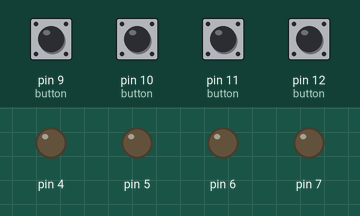
This sketch was run on a simulated Arduino Uno, built with avr-gcc and run on an emulated ATmega328P. Parts: output pins drawn as LEDs (lit = HIGH). Inputs (shaded band) come from the test bench; at power-on: pin 9 (button), pin 10 (button), pin 11 (button), pin 12 (button) HIGH. Random numbers use the default seed unless the sketch sets one.

Above: at 3.2 s.
3.3 s: pin 9 (button) pulled LOW for 0.15 s
At 3.7 s:
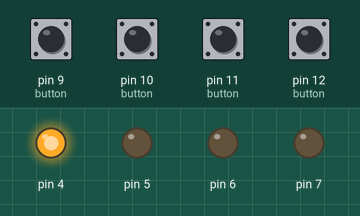
At 4.95 s:
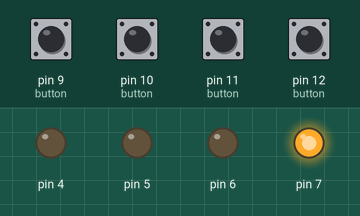
Timing chart, 0 to 10.0 s (numbered marks = the images above; inputs shaded):
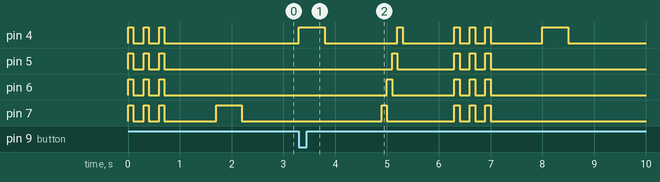

The sketch:

simon-says.ino
```cpp
/*
 * Simon Says
 *
 * This code is written with as few programming
 * concepts as possible to make it easier for
 * beginners to understand. There are no functions
 * and there are as few variables as possible.
 *
 * "simon-says-2.ino" is an improved version of this
 * sketch with good programming practices to make it
 * readable. However, the two function identically.
 *
 *
 * Eric Rackelin
 * 9/20/2021
 */

void setup() {
  // set up outputs (LED pins)
  pinMode(7, OUTPUT);
  pinMode(6, OUTPUT);
  pinMode(5, OUTPUT);
  pinMode(4, OUTPUT);

  // set up inputs (button pins)
  pinMode(12, INPUT);
  digitalWrite(12, HIGH);
  pinMode(11, INPUT);
  digitalWrite(11, HIGH);
  pinMode(10, INPUT);
  digitalWrite(10, HIGH);
  pinMode(9, INPUT);
  digitalWrite(9, HIGH);

  // initalize the random number generator
  randomSeed(analogRead(0));
  // The seed is based on the voltage of a pin with
  // no connections. This means we have no idea
  // what the seed is, as it's basically acting as
  // an antenna, which picks up random noise from
  // the environment.
}

void loop() {
  // new game animation (blink all leds 3 times)
  digitalWrite(7, HIGH);
  digitalWrite(6, HIGH);
  digitalWrite(5, HIGH);
  digitalWrite(4, HIGH);
  delay(100);

  digitalWrite(7, LOW);
  digitalWrite(6, LOW);
  digitalWrite(5, LOW);
  digitalWrite(4, LOW);
  delay(200);

  digitalWrite(7, HIGH);
  digitalWrite(6, HIGH);
  digitalWrite(5, HIGH);
  digitalWrite(4, HIGH);
  delay(100);

  digitalWrite(7, LOW);
  digitalWrite(6, LOW);
  digitalWrite(5, LOW);
  digitalWrite(4, LOW);
  delay(200);

  digitalWrite(7, HIGH);
  digitalWrite(6, HIGH);
  digitalWrite(5, HIGH);
  digitalWrite(4, HIGH);
  delay(100);

  digitalWrite(7, LOW);
  digitalWrite(6, LOW);
  digitalWrite(5, LOW);
  digitalWrite(4, LOW);
  delay(1000);

  // start the game
  int moves[100]; // Array to hold the sequence of moves
  int numMoves = 0; // keeps track of how many moves we're at (and our score)
  bool lost = false; // flag for when the player loses

  while (!lost)
  {
    // add a move to the pattern
    moves[numMoves] = random(4); // choose either 0, 1, 2, or 3 at random
    numMoves += 1;

    // play the pattern
    for (int i = 0; i < numMoves; i = i+1)
    {
      int currentMove = moves[i];
      // turn on the LED for this move for half a second
      if (currentMove == 0)
      {
        digitalWrite(7, HIGH);
      }
      else if (currentMove == 1)
      {
        digitalWrite(6, HIGH);
      }
      else if (currentMove == 2)
      {
        digitalWrite(5, HIGH);
      }
      else if (currentMove == 3)
      {
        digitalWrite(4, HIGH);
      }
      delay(500);

      // turn off all LEDs
      digitalWrite(7, LOW);
      digitalWrite(6, LOW);
      digitalWrite(5, LOW);
      digitalWrite(4, LOW);
      delay(250);
    }

    // player's turn to repeat the pattern
    for (int i = 0; i < numMoves; i = i+1)
    {
      // wait for a button to be pressed
      bool pressed = false;
      int selection;
      while (!pressed)
      {
        if (!digitalRead(12))
        {
          pressed = true;
          selection =  0;
          digitalWrite(7, HIGH);
        }
        else if (!digitalRead(11))
        {
          pressed = true;
          selection =  1;
          digitalWrite(6, HIGH);
        }
        else if (!digitalRead(10))
        {
          pressed = true;
          selection =  2;
          digitalWrite(5, HIGH);
        }
        else if (!digitalRead(9))
        {
          pressed = true;
          selection =  3;
          digitalWrite(4, HIGH);
        }
      }
      delay(500); // debounce

      // wait for the pressed button to be released
      if (selection == 0)
      {
        while (!digitalRead(12)) {} // do nothing while the first button is held
      }
      else if (selection == 1)
      {
        while (!digitalRead(11)) {} // do nothing while the second button is held
      }
      else if (selection == 2)
      {
        while (!digitalRead(10)) {} // do nothing while the third button is held
      }
      else if (selection == 3)
      {
        while (!digitalRead(9)) {} // do nothing while the fourth button is held
      }
      // turn off all LEDs
      digitalWrite(7, LOW);
      digitalWrite(6, LOW);
      digitalWrite(5, LOW);
      digitalWrite(4, LOW);
      delay(100); // debounce

      // check to see if the wrong button was pressed
      if (selection != moves[i])
      {
        lost = true;
        break; // exit the for loop
      }
    }
    // wait a second before showing the next pattern
    delay(1000);
  }
  // the game has been lost, play game over animation
  digitalWrite(7, HIGH);
  digitalWrite(6, LOW);
  digitalWrite(5, LOW);
  digitalWrite(4, LOW);
  delay(100);

  digitalWrite(7, LOW);
  digitalWrite(6, HIGH);
  digitalWrite(5, LOW);
  digitalWrite(4, LOW);
  delay(100);

  digitalWrite(7, LOW);
  digitalWrite(6, LOW);
  digitalWrite(5, HIGH);
  digitalWrite(4, LOW);
  delay(100);

  digitalWrite(7, LOW);
  digitalWrite(6, LOW);
  digitalWrite(5, LOW);
  digitalWrite(4, HIGH);
  delay(100);

  digitalWrite(7, LOW);
  digitalWrite(6, LOW);
  digitalWrite(5, LOW);
  digitalWrite(4, LOW);
  delay(1000);
}
```

Measured:
- after the input at 3.3 s, pin 4: LOW → HIGH at once, → LOW 0.50 s later, → HIGH 1.4 s later, → LOW 0.10 s later, … (12 changes in this stretch); pin 5: LOW → HIGH after 1.8 s, → LOW 0.10 s later, → HIGH 1.1 s later, → LOW 0.10 s later, … (8 changes in this stretch)
- by itself, pin 4–6: alternates HIGH for 0.10 s and LOW for 0.20 s, 6 changes in all, then stays LOW
